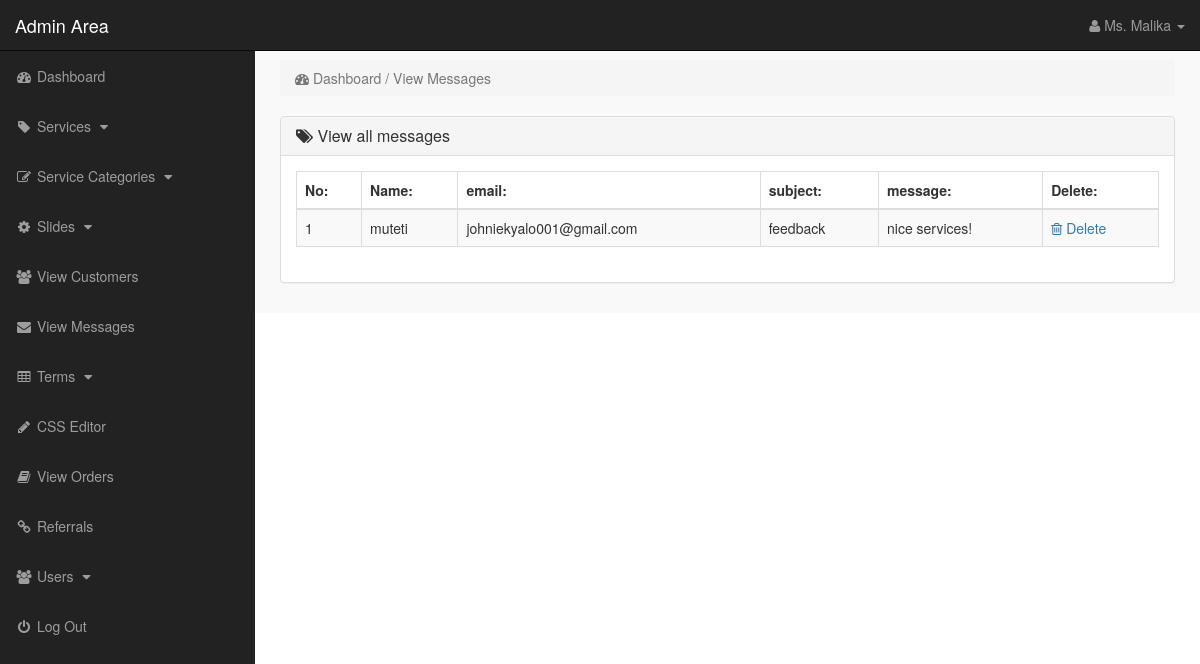
The app's page /admin_area/index.php?messages (signed in), older data.
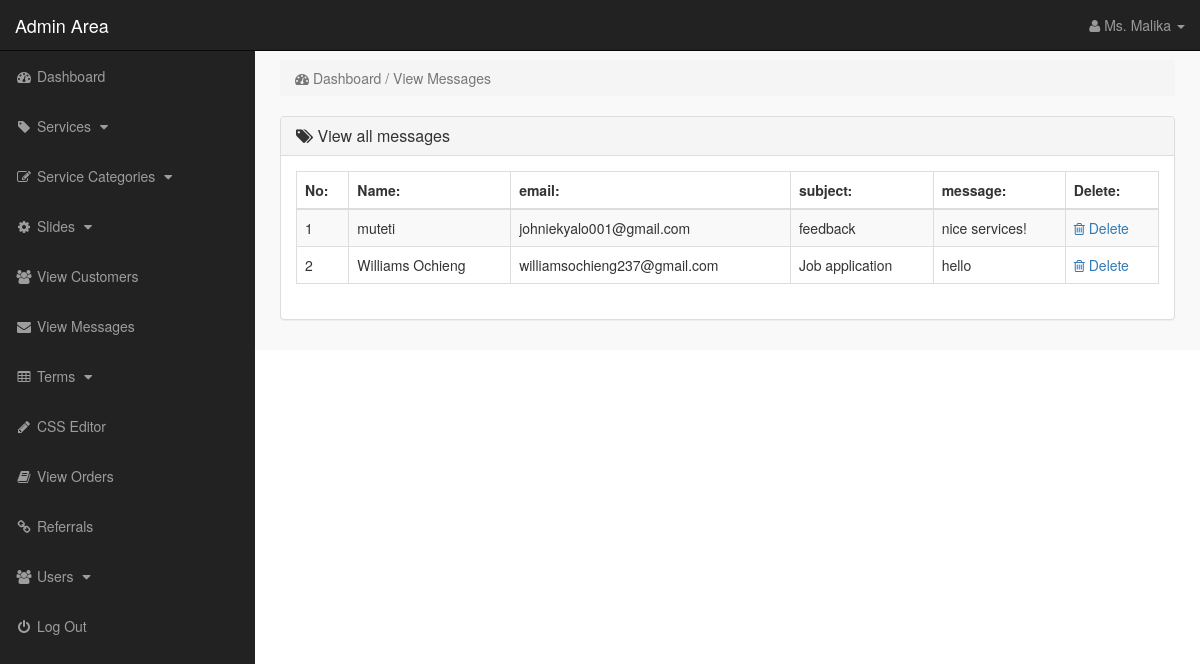
The same page, newer data.
### tables this page shows
CREATE TABLE `messages` (
  `message_id` int(11) NOT NULL AUTO_INCREMENT,
  `name` text NOT NULL,
  `email` varchar(100) NOT NULL,
  `subject` varchar(100) NOT NULL,
  `message` varchar(255) NOT NULL,
  PRIMARY KEY (`message_id`)
);

### admin_area/messages.php (the view)
<?php
    if(!isset($_SESSION['admin_email'])){
        echo "<script>window.open('login.php','_self')</script>";
    }else{
?>
<div class="row">
    <div class="col-lg-12">
        <ol class="breadcrumb">
            <li class="active">
                <i class="fa fa-dashboard"></i> Dashboard / View Messages
            </li>
        </ol>
    </div>
</div>
<div class="row">
    <div class="col-lg-12">
        <div class="panel panel-default">
            <div class="panel-heading">
               <h3 class="panel-title">
                   <i class="fa fa-tags"></i>  View all messages
               </h3>
            </div>
            <div class="panel-body">
                <div class="table-responsive">
                    <table class="table table-striped table-bordered table-hover">
                        <thead>
                            <tr>
                                <th> No: </th>
                                <th> Name: </th>
                                <th> email: </th>
                                <th> subject: </th>
                                <th> message: </th>
                                <th> Delete: </th>
                            </tr>
                        </thead>
                        <tbody>
                            <?php
                                $i=0;
                                $get_message = "select * from messages";
                                $run_message = mysqli_query($con,$get_message);
                                while($row_message=mysqli_fetch_array($run_message)){
                                    $message_id = $row_message['message_id'];
                                    $name = $row_message['name'];
                                    $email = $row_message['email'];
                                    $subject = $row_message['subject'];
                                    $message = $row_message['message'];
                                    $i++;
                            ?>
                            <tr>
                                <td> <?php echo $i; ?> </td>
                                <td> <?php echo $name; ?> </td>
                                <td> <?php echo $email; ?> </td>
                                <td> <?php echo $subject; ?></td>
                                <td> <?php echo $message ?> </td>
                                <td>
                                     <a href="index.php?delete_messages=<?php echo $message_id; ?>">
                                        <i class="fa fa-trash-o"></i> Delete
                                     </a>
                                </td>
                            </tr>
                            <?php } ?>
                        </tbody>
                    </table>
                </div>
            </div>
        </div>
    </div>
</div>
<?php } ?>

### admin_area/index.php (shortened to what this page needs)
<?php
    include("includes/db.php");
    if(!isset($_SESSION['admin_email'])){
        echo "<script>window.open('login.php','_self')</script>";
    }else{
        $admin_session = $_SESSION['admin_email'];
        $get_admin = "select * from admins where admin_email='$admin_session'";
        $run_admin = mysqli_query($con,$get_admin);
        $row_admin = mysqli_fetch_array($run_admin);
        $admin_name = $row_admin['admin_name'];
?>
<!DOCTYPE html>
<html lang="en">
<head>
    <link rel="stylesheet" href="css/bootstrap-337.min.css">
    <link rel="stylesheet" href="font-awsome/css/font-awesome.min.css">
    <link rel="stylesheet" href="css/style.css">
</head>
<body>
    <div id="wrapper">
       <?php include("includes/sidebar.php"); ?>
        <div id="page-wrapper">
            <div class="container-fluid">
                <?php
                    if(isset($_GET['dashboard'])){
                        include("dashboard.php");
                }   if(isset($_GET['insert_product'])){
                        include("insert_product.php");
                }   if(isset($_GET['view_products'])){
                        include("view_products.php");
                }   if(isset($_GET['delete_product'])){
                        include("delete_product.php");
                }   if(isset($_GET['edit_product'])){
                        include("edit_product.php");
                }   if(isset($_GET['insert_p_cat'])){
                        include("insert_p_cat.php");
                }   if(isset($_GET['view_p_cats'])){
                        include("view_p_cats.php");
                }   if(isset($_GET['delete_p_cat'])){
                        include("delete_p_cat.php");
                }   if(isset($_GET['edit_p_cat'])){
                        include("edit_p_cat.php");
                }    if(isset($_GET['insert_slide'])){
                        include("insert_slide.php");
                }   if(isset($_GET['view_slides'])){
                        include("view_slides.php");
                }   if(isset($_GET['delete_slide'])){
                        include("delete_slide.php");
                }   if(isset($_GET['edit_slide'])){
                        include("edit_slide.php");
                }   if(isset($_GET['insert_box'])){
                        include("insert_box.php");
                }   if(isset($_GET['view_boxes'])){
                        include("view_boxes.php");
                }   if(isset($_GET['delete_box'])){
                        include("delete_box.php");
                }   if(isset($_GET['edit_box'])){
                        include("edit_box.php");
                }   if(isset($_GET['view_customers'])){
                        include("view_customers.php");
                }   if(isset($_GET['messages'])){
                        include("messages.php");
                 }   if(isset($_GET['delete_messages'])){
                        include("delete_messages.php");
                }   if(isset($_GET['delete_customer'])){
                        include("delete_customer.php");
                }   if(isset($_GET['view_orders'])){
                        include("view_orders.php");
                }   if(isset($_GET['view_referrals'])){
                        include("view_referrals.php");
                }   if(isset($_GET['delete_order'])){
                        include("delete_order.php");
                }   if(isset($_GET['view_payments'])){
                        include("view_payments.php");
                }   if(isset($_GET['delete_payment'])){
                        include("delete_payment.php");
                }   if(isset($_GET['view_users'])){
                        include("view_users.php");
                }   if(isset($_GET['delete_user'])){
                        include("delete_user.php");
                }   if(isset($_GET['insert_user'])){
                        include("insert_user.php");
                }   if(isset($_GET['user_profile'])){
                        include("user_profile.php");
                }   if(isset($_GET['insert_terms'])){
                        include("insert_terms.php");
                }   if(isset($_GET['view_terms'])){
                        include("view_terms.php");
                }   if(isset($_GET['delete_term'])){
                        include("delete_term.php");
                }   if(isset($_GET['edit_term'])){
                        include("edit_term.php");
                }   if(isset($_GET['edit_css'])){
                        include("edit_css.php");
                }   if(isset($_GET['insert_manufacturer'])){
                        include("insert_manufacturer.php");
                }   if(isset($_GET['view_manufacturers'])){
                        include("view_manufacturers.php");
                }   if(isset($_GET['delete_manufacturer'])){
                        include("delete_manufacturer.php");
                }   if(isset($_GET['edit_manufacturer'])){
                        include("edit_manufacturer.php");
                }
                ?>
            </div>
        </div>
    </div>
</body>
</html>
<?php } ?>

### admin_area/includes/sidebar.php (shortened to what this page needs)
<?php
    if(!isset($_SESSION['admin_email'])){
        echo "<script>window.open('login.php','_self')</script>";
    }else{
?>
<nav class="navbar navbar-inverse navbar-fixed-top">
    <div class="navbar-header">
        <a href="index.php?dashboard" class="navbar-brand">Admin Area</a>
    </div>
    <ul class="nav navbar-right top-nav">
        <li class="dropdown">
            <a href="#" class="dropdown-toggle" data-toggle="dropdown">
                <i class="fa fa-user"></i> <?php echo $admin_name;  ?> <b class="caret"></b>
            </a>
        </li>
    </ul>
    <div class="collapse navbar-collapse navbar-ex1-collapse">
        <ul class="nav navbar-nav side-nav">
            <li>
                <a href="index.php?dashboard">
                        <i class="fa fa-fw fa-dashboard"></i> Dashboard
                </a>
            </li>
            <li>
                <a href="#" data-toggle="collapse" data-target="#products">
                        <i class="fa fa-fw fa-tag"></i> Services
                        <i class="fa fa-fw fa-caret-down"></i>
                </a>
            </li>
            <li>
                <a href="#" data-toggle="collapse" data-target="#p_cat">
                        <i class="fa fa-fw fa-edit"></i> Service Categories
                        <i class="fa fa-fw fa-caret-down"></i>
                </a>
            </li>
            <li>
                <a href="#" data-toggle="collapse" data-target="#slides">
                        <i class="fa fa-fw fa-gear"></i> Slides
                        <i class="fa fa-fw fa-caret-down"></i>
                </a>
            </li>
            <li>
                <a href="index.php?view_customers">
                    <i class="fa fa-fw fa-users"></i> View Customers
                </a>
            </li>
            <li>
                <a href="index.php?messages">
                    <i class="fa fa-fw fa-envelope"></i> View Messages
                </a>
            </li>
            <li>
                <a href="#" data-toggle="collapse" data-target="#terms">
                        <i class="fa fa-fw fa-table"></i> Terms
                        <i class="fa fa-fw fa-caret-down"></i>
                </a>
            </li>
             <li>
                <a href="index.php?edit_css">
                    <i class="fa fa-fw fa-pencil"></i> CSS Editor
                </a>
            </li>
            <li>
                <a href="index.php?view_orders">
                    <i class="fa fa-fw fa-book"></i> View Orders
                </a>
            </li>
            <li>
                <a href="index.php?view_referrals">
                    <i class="fa fa-fw fa-link"></i> Referrals
                </a>
            </li>
            <li>
                <a href="#" data-toggle="collapse" data-target="#users">
                        <i class="fa fa-fw fa-users"></i> Users
                        <i class="fa fa-fw fa-caret-down"></i>
                </a>
            </li>
            <li>
                <a href="logout.php">
                    <i class="fa fa-fw fa-power-off"></i> Log Out
                </a>
            </li>
        </ul>
    </div>
</nav>
<?php } ?>

### admin_area/css/style.css (style rules this page uses)
body { margin-top: 100px; }
#wrapper { padding-left: 0px; }
#page-wrapper { width: 100%; padding: 0; background-color: #f9f9f9; }
@media (min-width: 768px) { body { margin-top: 50px; } }
@media (min-width: 768px) { #wrapper { padding-left: 255px; } }
@media (min-width: 768px) { #page-wrapper { padding: 10px; } }
.top-nav { padding: 0 15px; }
.top-nav>li { float: left; display: inline-block; }
.top-nav>li>a { color: #999999; line-height: 20px; padding-top: 15px; padding-bottom: 15px; }
@media (min-width: 768px) { .side-nav { position: fixed; top: 51px; bottom: 0; width: 255px; overflow-y: auto; overflow-x: hidden; background-color: #222222; padding-bottom: 40px; border-radius: 0; } }
@media (min-width: 768px) { .side-nav>li>a { width: 255px; } }
.panel-body { border-radius: 5px; }

Row changes from the older to the newer data that the page shows:
added messages: name "Williams Ochieng", email "williamsochieng237@gmail.com", subject "Job application", message "hello"
